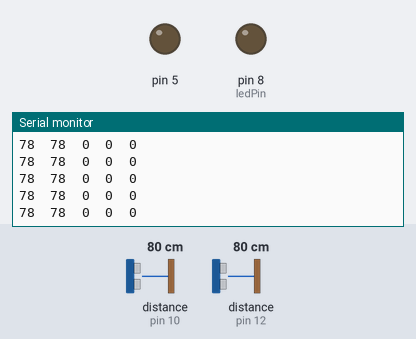
Recording of a sketch running on a simulated Arduino Uno, built with avr-gcc and run on an emulated ATmega328P. Shown: output pins drawn as LEDs (lit = HIGH), the last lines printed to the serial monitor. Wiring (inferred from the names in the program): 2 × ultrasonic range finder: trigger pin 11, echo pin 10 / trigger pin 13, echo pin 12. Inputs (shaded band) come from the test bench; at power-on: distance to the obstacle (sensors on pin 10, pin 12) 80 cm. The echo pulse lasts 58.3 µs per cm; pins used as bus, display or sensor lines are not drawn.

Above: at 1.2 s.
1.3 s: distance to the obstacle (sensor on pin 10) set to 2 cm
At 2.3 s:
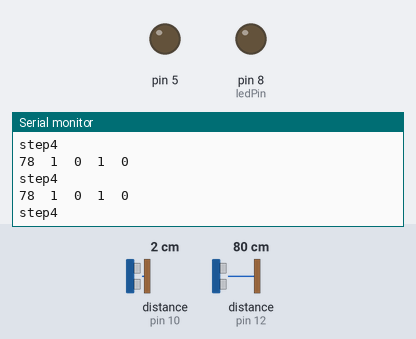
2.8 s: distance to the obstacle (sensor on pin 12) set to 2 cm
At 3.7 s:
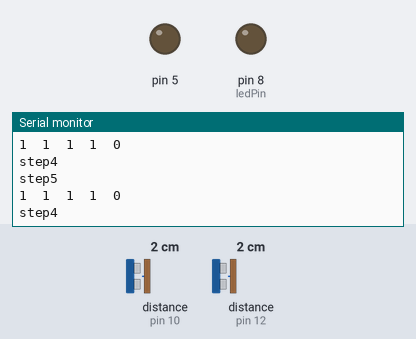
5.8 s: distance to the obstacle (sensor on pin 12) set to 60 cm
At 6.6 s:
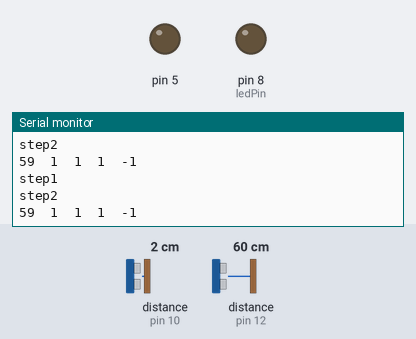
8.8 s: distance to the obstacle (sensor on pin 10) set to 60 cm
At 9.5 s:
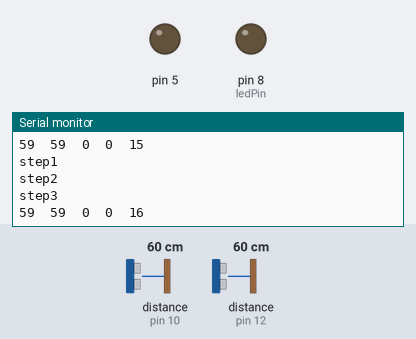
Timing chart, 0 to 11.8 s (numbered marks = the images above; inputs shaded):
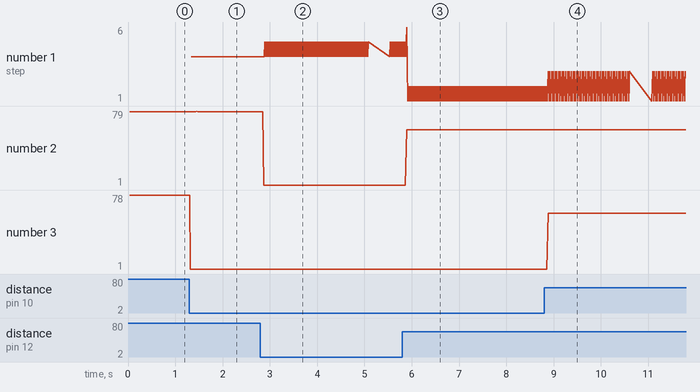

Measured:
- after the input at 1.3 s, the serial monitor: prints a new line at once (image 1)
- after the input at 2.8 s, the serial monitor: prints a new line after 0.07 s (image 2)
- after the input at 5.8 s, the serial monitor: prints a new line after 0.09 s (image 3)
- after the input at 8.8 s, the serial monitor: prints a new line after 0.08 s (image 4)
- plotted number 1: 4 → 5 after the input at 2.8 s, 5 → 2 after the input at 5.8 s, 2 → 3 after the input at 8.8 s
- plotted number 2: 1 → 59 after the input at 5.8 s
- plotted number 3: 78 → 1 after the input at 1.3 s

The sketch:

Counter_IN_OUT.ino
```cpp
long duration1;
long duration2;

//int distance_cm1,distance_cm2;
int ledPin = 8; // Out for light
//int currentState =-1;
//int previousState = 0;
int timer1=0,timer2=0;
int pin_t1=13, pin_e1=12;
int pin_t2=11, pin_e2=10;
long ultra_time;
int cnt=0;
long dis_a=0,dis_b=0;
int flag1=0, flag2=0;
int person = 0;
bool entry_flag2=0,entry_flag1=0;
unsigned long previousTime =0;
unsigned long timeInterval =5000;
unsigned long currentTime= millis();
void setup(){
Serial.begin(9600);
pinMode(5,OUTPUT);
pinMode(ledPin, OUTPUT);
////////////////////////////////
  pinMode(pin_t1,OUTPUT);
  pinMode(pin_e1,INPUT);
  pinMode(pin_t2,OUTPUT);
  pinMode(pin_e2,INPUT);

Serial.print("     Welcome    ");
}

bool dis1_flag=0;
bool dis2_flag=0;
int count=0;
void loop(){
  int dis1=distance1();
  int dis2=distance2();
  Serial.print(dis1);
  Serial.print("\t");
  Serial.print(dis2);
  Serial.print("\t");

  Serial.print(dis1_flag);
  Serial.print("\t");
  Serial.print(dis2_flag);
  Serial.print("\t");
  Serial.println(count);

  Serial.println("");
  delay(10);

  if(dis1<70){dis1_flag=1;}
  if(dis2<70){dis2_flag=1;}
  if((dis1_flag==1)&&(entry_flag1==0)){
    entry_flag2=1;
        Serial.println("step1");

    if(dis2_flag==1)
    {

        Serial.println("step2");
      if(distance2()>50)
      {
      Serial.println("step3");
      count++;
      dis1_flag=0;
      dis2_flag=0;
      entry_flag2=0;
      delay(10);
      }

    }
    if(millis() - previousTime > timeInterval)
    {
      dis1_flag=0;
      dis2_flag=0;
      Serial.print("out");
      delay(500);
      previousTime=millis();
    }

  }

  if((dis2_flag==1)&&(entry_flag2==0)){
    entry_flag1=1;
        Serial.println("step4");
    if(dis1_flag==1)
    {

        Serial.println("step5");
      if(distance1()>50)
      {

        Serial.println("step6");
      count--;
      dis1_flag=0;
      dis2_flag=0;
      delay(10);
        entry_flag1=0;
      }
    }
    if(millis() - previousTime > timeInterval)
    {
      dis1_flag=0;
      dis2_flag=0;
      Serial.print("in");
      delay(500);
      previousTime=millis();
    }
  }
}
int distance1()
{
    digitalWrite(pin_t1,LOW);
    delayMicroseconds(2);
   //trigPin HIGH for 10 u sec
   digitalWrite(pin_t1,HIGH);
   delayMicroseconds(10);
   digitalWrite(pin_t1,LOW);

   duration1=pulseIn(pin_e1,HIGH);//reads echoPin
  int distance_cm1=duration1*0.034/2; //calculate distance
  return distance_cm1;
}


int distance2()
{
   digitalWrite(pin_t2,LOW);
   delayMicroseconds(2);
   //trigPin HIGH for 10 u sec
   digitalWrite(pin_t2,HIGH);
   delayMicroseconds(10);
   digitalWrite(pin_t2,LOW);

   duration2=pulseIn(pin_e2,HIGH);//reads echoPin
   int distance_cm2=duration2*0.034/2; //calculate distance
  return distance_cm2;
}
```
